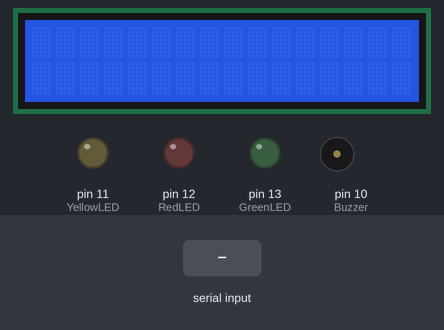
The sketch below on a simulated Arduino Uno, built with avr-gcc and run on an emulated ATmega328P. On the bench: 16×2 character LCD, output pins drawn as LEDs (lit = HIGH), buzzer (waves = sounding). The test bench sets the inputs (shaded band).

Above: at 1.2 s.
1.3 s: "S" received over Serial
At 2.5 s:
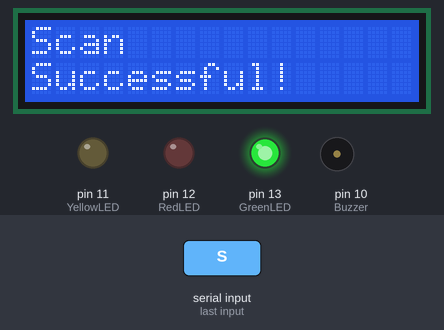
4.3 s: "R" received over Serial
At 5.4 s:
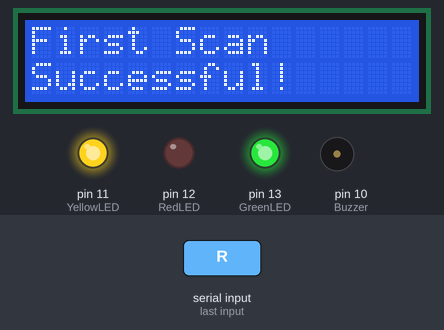
7.3 s: "F" received over Serial
At 9.0 s:
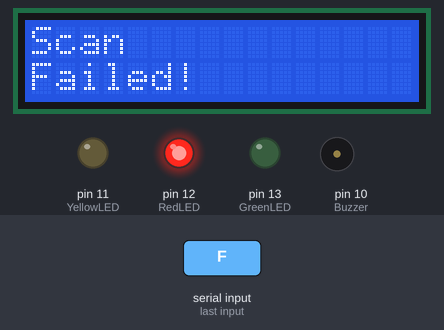
10.3 s: "W" received over Serial
At 11.1 s:
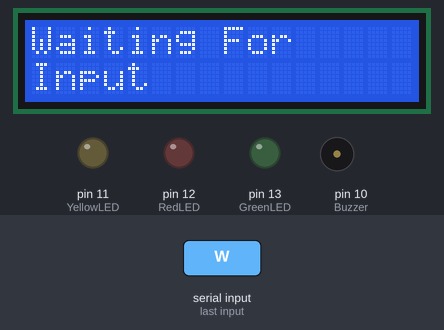
11.8 s: "B" received over Serial
At 12.4 s:
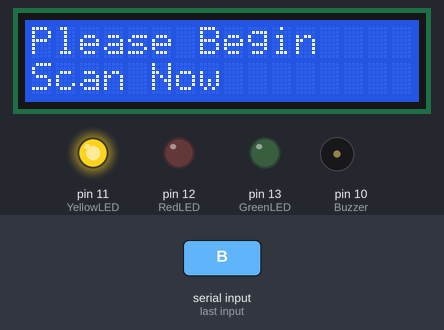
13.3 s: "G" received over Serial
At 14.2 s:
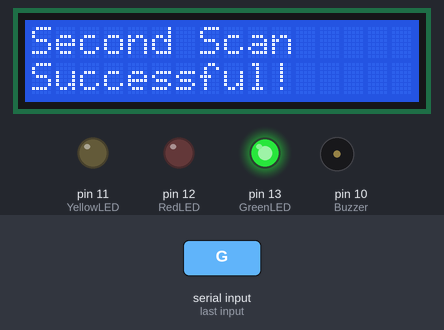
Timing chart, 0 to 17.3 s (numbered marks = the images above; inputs shaded):
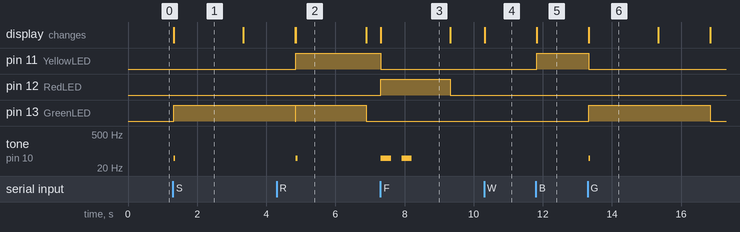

Measured:
- after the input at 1.3 s, pin 13 (GreenLED): LOW → HIGH at once; tone on pin 10 (Buzzer): silent → 50 Hz at once, → silent 0.05 s later; the display: changes at once (image 1)
- after the input at 4.3 s, pin 11 (YellowLED): LOW → HIGH after 0.56 s; tone on pin 10 (Buzzer): silent → 50 Hz after 0.56 s, → silent 0.05 s later; the display: first differs from a run without the input after 0.56 s (image 2)
- after the input at 7.3 s, pin 11 (YellowLED): HIGH → LOW at once; pin 12 (RedLED): LOW → HIGH at once, → LOW 2.0 s later; tone on pin 10 (Buzzer): alternates 50 Hz for 0.30 s and silent for 0.30 s, 4 changes in all, then stays silent, starting at once; the display: changes at once (image 3)
- after the input at 10.3 s, the display: changes at once (image 4)
- after the input at 11.8 s, pin 11 (YellowLED): LOW → HIGH at once; the display: changes at once (image 5)
- after the input at 13.3 s, pin 11 (YellowLED): HIGH → LOW at once; pin 13 (GreenLED): LOW → HIGH at once, → LOW 3.5 s later; tone on pin 10 (Buzzer): silent → 50 Hz at once, → silent 0.05 s later; the display: changes at once (image 6)
- what the display in image 1 shows lasts 2.0 s, from 1.3 s to 3.3 s

The sketch:

FYP_Project_LCD_LED_Buzzer_Code.ino
```cpp
#include<LiquidCrystal_I2C.h>
#include<Wire.h>


char data;
int GreenLED = 13;
int RedLED = 12;
int YellowLED = 11;
int Buzzer = 10;
LiquidCrystal_I2C LCD(0x27, 16, 2);


void setup()
{
  Serial.begin(9600);
  pinMode(GreenLED, OUTPUT);
  pinMode(YellowLED, OUTPUT);
  pinMode(RedLED, OUTPUT);
  pinMode(Buzzer, OUTPUT);
  LCD.init();
  LCD.backlight();
}

//W = Waiting for Input
//B = Begin Scan
//S = Borrowing Scan Successful
//F = Scan Failed
//R = First Scan Success, Proceed to Second Scan
//G = Second Scan and Return Successful
//N = None

void loop()
{
  digitalWrite(GreenLED, LOW);
  digitalWrite(RedLED, LOW);
  noTone(Buzzer);
  if (Serial.available()>0)
  {
    data = Serial.read();
    if (data == 'W')
    {
      LCD.clear();
      LCD.setCursor(0,0);
      LCD.print("Waiting For");
      LCD.setCursor(0,1);
      LCD.print("Input");
      digitalWrite(GreenLED, LOW);
      digitalWrite(YellowLED, LOW);
      digitalWrite(RedLED, LOW);
      delay(110);
    }
    if (data == 'B')
    {
      LCD.clear();
      LCD.setCursor(0,0);
      LCD.print("Please Begin");
      LCD.setCursor(0,1);
      LCD.print("Scan Now");
      digitalWrite(GreenLED, LOW);
      digitalWrite(YellowLED, HIGH);
      digitalWrite(RedLED, LOW);
      delay(110);
    }
    if (data == 'S')
    {
      LCD.clear();
      LCD.setCursor(0,0);
      LCD.print("Scan");
      LCD.setCursor(0,1);
      LCD.print("Successful!");
      digitalWrite(GreenLED, HIGH);
      digitalWrite(YellowLED, LOW);
      digitalWrite(RedLED, LOW);
      tone(Buzzer, 50);
      delay(50);
      noTone(Buzzer);
      delay(1950);
      LCD.clear();
      LCD.setCursor(0,0);
      LCD.print("Thank");
      LCD.setCursor(0,1);
      LCD.print("You!");
      delay(1500);
      LCD.clear();
    }
    if (data == 'F')
    {
      LCD.clear();
      LCD.setCursor(0,0);
      LCD.print("Scan");
      LCD.setCursor(0,1);
      LCD.print("Failed!");
      digitalWrite(GreenLED, LOW);
      digitalWrite(YellowLED, LOW);
      digitalWrite(RedLED, HIGH);
      tone(Buzzer, 50);
      delay(300);
      noTone(Buzzer);
      delay(300);
      tone(Buzzer, 50);
      delay(300);
      noTone(Buzzer);
      delay(1100);
      LCD.clear();
    }
    if (data == 'R')
    {
      LCD.clear();
      LCD.setCursor(0,0);
      LCD.print("First Scan");
      LCD.setCursor(0,1);
      LCD.print("Successful!");
      digitalWrite(GreenLED, HIGH);
      digitalWrite(YellowLED, HIGH);
      digitalWrite(RedLED, LOW);
      tone(Buzzer, 50);
      delay(50);
      noTone(Buzzer);
      delay(1950);
      LCD.clear();
      LCD.setCursor(0,0);
      LCD.print("Please Begin");
      LCD.setCursor(0,1);
      LCD.print("Second Scan");
    }
    if (data == 'G')
    {
      LCD.clear();
      LCD.setCursor(0,0);
      LCD.print("Second Scan");
      LCD.setCursor(0,1);
      LCD.print("Successful!");
      digitalWrite(GreenLED, HIGH);
      digitalWrite(YellowLED, LOW);
      digitalWrite(RedLED, LOW);
      tone(Buzzer, 50);
      delay(50);
      noTone(Buzzer);
      delay(1950);
      LCD.clear();
      LCD.setCursor(0,0);
      LCD.print("Thank");
      LCD.setCursor(0,1);
      LCD.print("You!");
      delay(1500);
      LCD.clear();
    }
    if (data == 'N')
    {
      LCD.clear();
      digitalWrite(GreenLED, LOW);
      digitalWrite(YellowLED, LOW);
      digitalWrite(RedLED, LOW);
    }
  }
}
```
